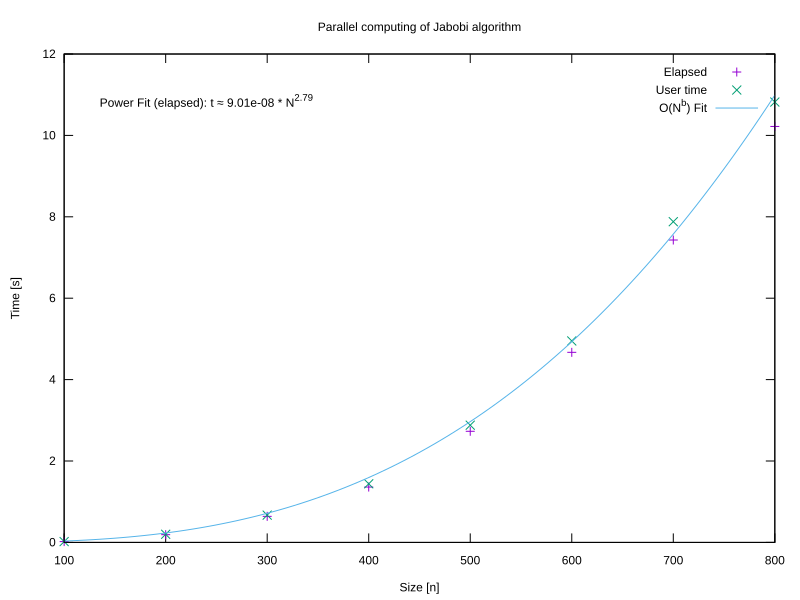

This chart was generated by the following gnuplot code:
set terminal svg background "white" size 800,600
set xlabel "Size [n]"; set ylabel "Time [s]"
set title "Parallel computing of Jabobi algorithm"
a=5e-10; b=3; \
f(x) = a * x**b;\
fit f(x) "outtimes.txt" using 1:3 via a,b;\
set label sprintf("Power Fit (elapsed): t ≈ %.2e * N^{%.2f}", a, b) at graph 0.05, 0.9;\
plot "outtimes.txt" using 1:2 with points title "Elapsed",\
    "outtimes.txt" using 1:3 with points title "User time",\
    f(x) with lines title "O(N^b) Fit"
